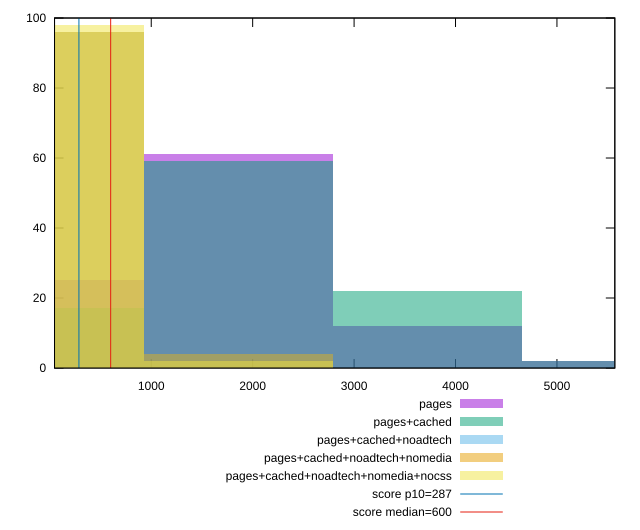

gnuplot code for this plot:
reset

$pages <<EOF
1860.9454448521662 61
0 25
3721.8908897043325 12
5582.8363345564985 2
EOF

$pagesCached <<EOF
1860.9454448521662 59
0 17
3721.8908897043325 22
5582.8363345564985 2
EOF

$pagesCachedNoadtech <<EOF
0 96
1860.9454448521662 4
EOF

$pagesCachedNoadtechNomedia <<EOF
0 96
1860.9454448521662 4
EOF

$pagesCachedNoadtechNomediaNocss <<EOF
0 98
1860.9454448521662 2
EOF

set key outside below
set boxwidth 1860.9454448521662
set xrange [46.5:5570.692999999999]
set yrange [0:100]
set trange [0:100]
set style fill transparent solid 0.5 noborder

set parametric
set terminal svg size 640, 530 enhanced background rgb 'white'
set output "report_00013_2021-02-09T12-04-24.940Z/total-blocking-time/comparison/histogram/all_raw.svg"

plot $pages title "pages" with boxes, \
     $pagesCached title "pages+cached" with boxes, \
     $pagesCachedNoadtech title "pages+cached+noadtech" with boxes, \
     $pagesCachedNoadtechNomedia title "pages+cached+noadtech+nomedia" with boxes, \
     $pagesCachedNoadtechNomediaNocss title "pages+cached+noadtech+nomedia+nocss" with boxes, \
     287,t title "score p10=287", \
     600,t title "score median=600"

reset
